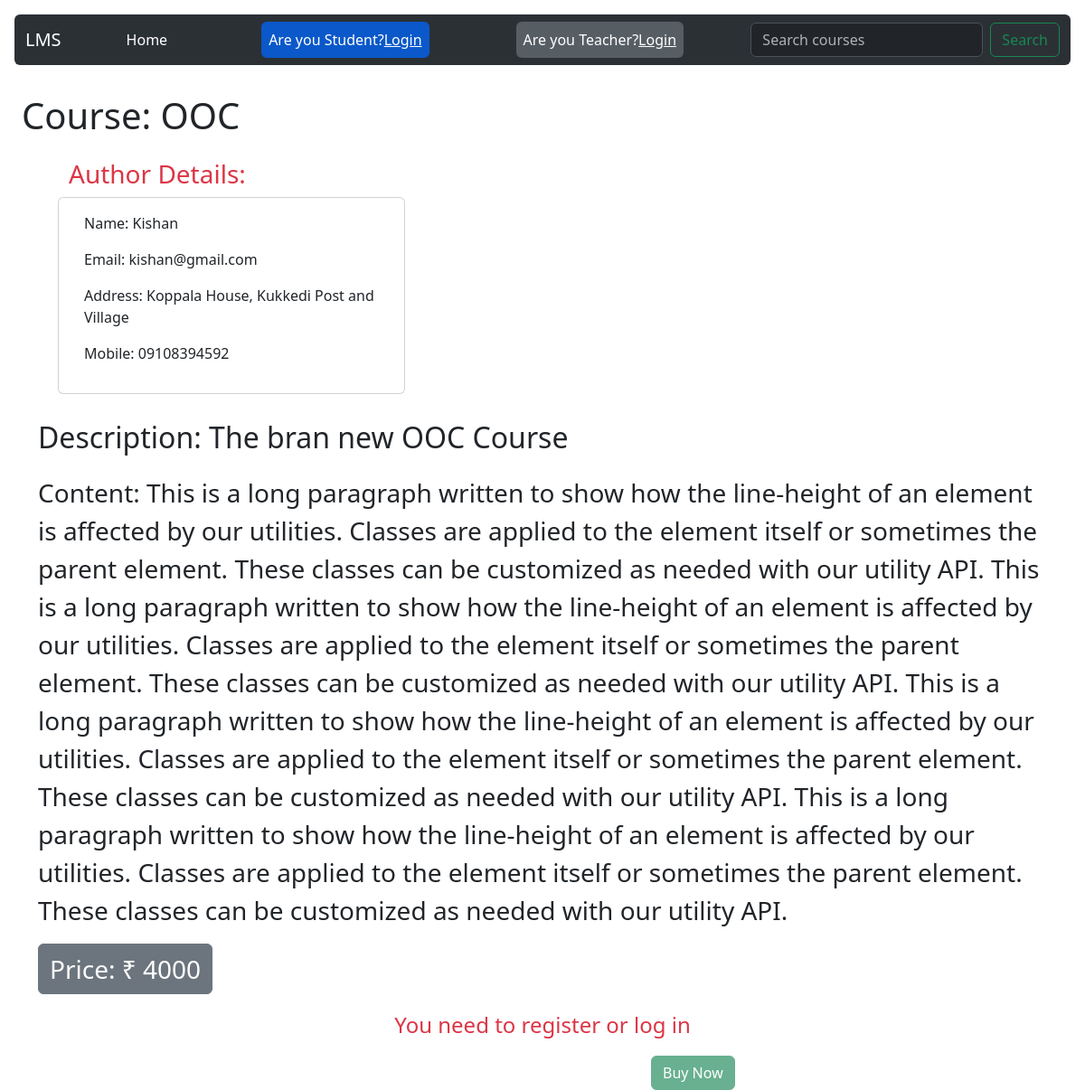
The app's page /course/3/ with its own data.
### base/models.py (models this page shows, shortened)
class Course(models.Model):
    courseName = models.CharField(max_length=200)
    teacher_id=models.ForeignKey(Teacher,on_delete=models.CASCADE)
    description=models.TextField()
    content=models.TextField()
    price=models.CharField(max_length=10)
    category=models.CharField(max_length=200)

class Teacher(models.Model):
    name = models.CharField(max_length=100)
    email = models.EmailField()
    password=models.CharField(max_length=50)
    phone = models.CharField(max_length=20, blank=True)
    address = models.TextField(blank=True)
    age=models.CharField(max_length=10)
    gender=models.CharField(max_length=20)
    def __str__(self):
        return self.name

### base/views.py (the view)
# urls.py: path('course/<str:pk>/',views.courses,name="course"),
def courses(request, pk):
    course = Course.objects.get(id=pk)
    teacher_name = course.teacher_id
    teacher = Teacher.objects.get(name=teacher_name)
    context1 = {'course': course}
    context2 = {'teacher': teacher}
    context = {**context1, **context2}
    return render(request, 'base/courses.html', context)

### base/templates/base/courses.html
{% extends 'main.html' %}
{% block content %}
<h1 class="m-4" style="padding-top: 5rem;">Course: {{course.courseName }}</h1>
<div class="row" style="margin-left: 4rem;">
  <h3 class="text-danger">Author Details: </h3>
<div class="card card-outline-danger" style="width: 24rem;">
    <div class="card-body">
      <p class="text">Name: {{teacher.name}}</p>
      <p class="text">Email: {{teacher.email}}</p>
      <p class="text"> Address: {{teacher.address}}</p>
      <p class="text"> Mobile: {{teacher.phone}}</p>
    </div>
  </div>
</div>
<div class="container mt-4">
  <p class="fs-2">  Description:  {{course.description}}</p>
<p class="fs-3">  Content:  {{course.content}}</p>
<p class="fs-3 btn btn-secondary">Price: &#8377; {{course.price}}</p>
</div>
<p class="text-center text-danger fs-4">You need to register or log in</p>
<div style="margin-left:45rem;">
  <button class="btn btn-success" type="button" disabled >Buy Now</button>
</div>
{% endblock content %}

### records on screen
Course: courseName "OOC", description "The bran new OOC Course", content "This is a long paragraph written to show how the line-height of an element is affected by our utilities. Classes are applied to the element itself or sometimes the parent element. These classes can be customized as needed with our utility API. This is a long paragraph written to show how the line-height of an element is affected by our utilities. Classes are applied to the element itself or sometimes the parent element. These classes can be customized as needed with our utility API. This is a long paragraph written to show how the line-height of an element is affected by our utilities. Classes are applied to the element itself or sometimes the parent element. These classes can be customized…", price "4000"
Teacher: name "Kishan", email "kishan@gmail.com", address "Koppala House, Kukkedi Post and Village", phone "09108394592"
